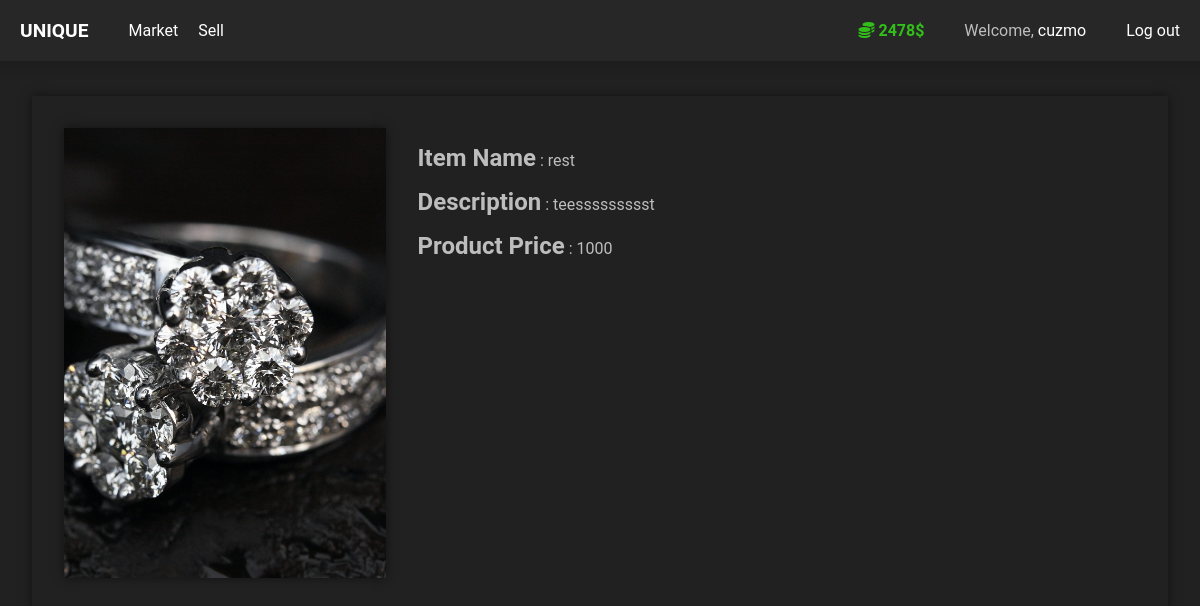
/item/82276519 (signed in), run on an earlier commit of the app's database.
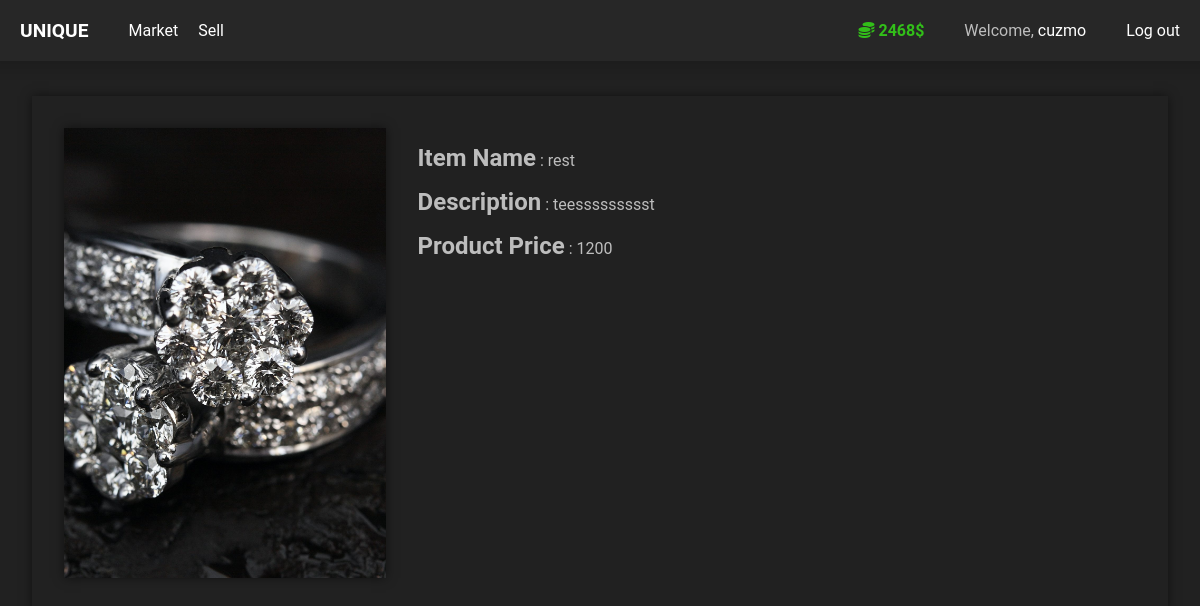
And on a later commit of the database.
### market/models.py (models this page shows, shortened)
class User(db.Model , UserMixin):
    id = db.Column(db.Integer, primary_key=True)
    username = db.Column(db.String(length=30), nullable=False, unique=True)
    email_address = db.Column(db.String(length=50), nullable=False, unique=True)
    password_hash = db.Column(db.String(length=60), nullable=False)
    budget = db.Column(db.Integer, nullable=False, default=3000)
    role = db.Column(db.String(length=20), nullable=False, default='customer')
    items = db.relationship('Item', backref='owner', lazy=True)
    @property
    def password(self):
        return self.password_hash

class Item(db.Model):
    id = db.Column(db.Integer, primary_key=True)
    name = db.Column(db.String(length=30), nullable=False, unique=True)
    price = db.Column(db.Integer, nullable=False)
    barcode = db.Column(db.String(length=12), nullable=False, unique=True)
    description = db.Column(db.String(length=1024), nullable=False, unique=True)
    image = db.Column(db.String(length=1024), nullable=False , unique=True)
    owner_id = db.Column(db.Integer, db.ForeignKey('user.id'))
    market = db.Column(db.Boolean, default=True)

### market/routes.py (the view)
@app.route('/item/<int:barcode>' , methods=['GET'])
@login_required
def item_page(barcode):
    item = None
    if barcode:
            item = Item.query.filter_by(barcode=barcode).first()
            if item == None:
                return render_template('notfount.html')
    return render_template('item.html' , item=item)

### market/models.py (called while the page is built)
@login_manager.user_loader
def load_user(user_id):
    return User.query.get(int(user_id))

### market/templates/item.html (shortened to what this page needs)
{% extends 'base.html' %}
{% block content %}
    {% if item %}
        <section class="customer_product_wrapper">
            <div class="image-customer-wrapper">
                <img class="image-customer" src="../static/resources/{{item.image}}" alt="item_image">
            </div>
            <div class="info_product_customer">
                <p class="info_product_customer-p"><span class="span_info">Item Name</span> : {{ item.name }}</p>
                <p class="info_product_customer-p"><span class="span_info">Description</span> : {{ item.description }}</p>
                <p class="info_product_customer-p"><span class="span_info">Product Price</span> : {{ item.price }}</p>
            </div>
        </section>
    {% endif %}
{% endblock %}

### market/templates/base.html (shortened to what this page needs)
<!DOCTYPE html>
<html lang="en">
<head>
    <link rel='stylesheet' href='../static/home.css'>
    <link rel='stylesheet' href='../static/market.css'>
    <link rel='stylesheet' href='../static/form.css'>
</head>
<body>
    <header class="header_container">
        <nav class="nav_bar">
            <div class="nav_routes">
                <p id="logo"><a href={{ url_for('home_page') }}>UNIQUE</a></p>
                <ul class="routes_list">
                    {% if current_user.is_authenticated %}
                        <li><a href={{ url_for('market_page') }}>Market</a></li>
                        <li><a href={{ url_for('sell_page') }}>Sell</a></li>
                    {% endif %}
                </ul>
            </div>
            {% if current_user.is_authenticated %}
                <ul class="auth_routes">
                    {% if current_user.role == 'customer' %}
                        <li>
                            <span class="budj">
                                <i class="fa-solid fa-coins"></i>
                                <a href={{ url_for('recharge_page') }}>{{ current_user.budget }}$</a>
                            </span>
                        </li>
                    {% endif %}
                    <li><span>Welcome, <a id="username" href="#">{{ current_user.username }}</a></span></li>
                    <li><a id="logout_a" href={{ url_for('logout_page') }}>Log out</a></li>
                </ul>
            {% else %}
                <ul class="auth_routes">
                    <li><a href={{ url_for('login_page') }}>Login</a></li>
                    <li><a href={{ url_for('register_page') }}>Register</a></li>
                </ul>
            {% endif %}
        </nav>
    </header>
    {% block content %}
    {% endblock %}
</body>
</html>

### market/static/home.css (style rules this page uses)
body { margin: 0; padding: 0; font-family: 'Roboto', sans-serif; background-color: #212121; color: #bdbdbd; padding-top: 4em; }
.header_container { width: 100%; position: fixed; top: 0; z-index: 1000; }
.nav_bar { display: flex; justify-content: space-between; align-items: center; background-color: #272727; padding: 0 20px ; box-shadow: 0 0 10px 10px rgba(0, 0, 0, 0.1); }
.nav_routes { display: flex; align-items: center; gap: 0px; }
.auth_routes { display: flex; gap: 40px; }
.routes_list { display: flex; align-items: center; gap: 20px; }
.nav_bar a { text-decoration: none; color: #fff; }
.nav_bar ul { list-style: none; }
#logo { font-size: 1.2rem; font-weight: 600; }
.budj , .budj a { color: #32bf19; font-weight: 600; }

### market/templates/item.html (style rules this page uses)
.image-customer { width: 100%; height: 100%; object-fit: cover; }
.image-customer-wrapper { width: 450px; height: 450px; box-shadow: 0 0 10px rgba(0,0,0,0.5); max-width: 30%; }
.customer_product_wrapper { display: flex; gap: 2em; padding: 2em; box-shadow: 0 0 10px rgba(0,0,0,0.5); margin: 2em; }
.span_info { font-weight: bold; font-size: 1.5rem; }
.info_product_customer { height: 100%; max-height: 100%; max-width: 70%; text-overflow: ellipsis; overflow: hidden; }

What changed in the data, as far as the page shows it:
changed User "cuzmo": budget "2478" → "2468"
changed Item "rest": price "1000" → "1200"
